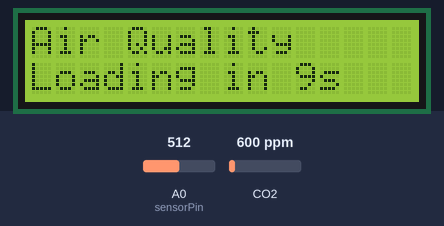
Simulated run of this sketch. Board: Arduino Uno, built with avr-gcc and run on an emulated ATmega328P. Shown: 16×2 character LCD. The inputs (shaded band) are chosen by the test bench; at power-on: A0 (sensorPin) = 512, CO2 600 ppm. What the sketch prints to the serial monitor is not drawn.

Above: at 1.1 s.
At 3.1 s:
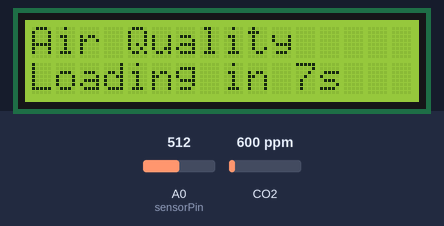
At 5.1 s:
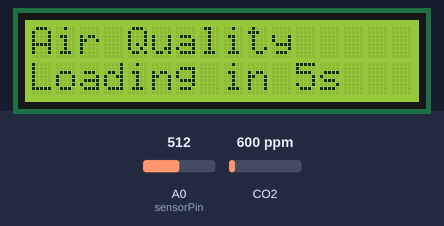
At 7.2 s:
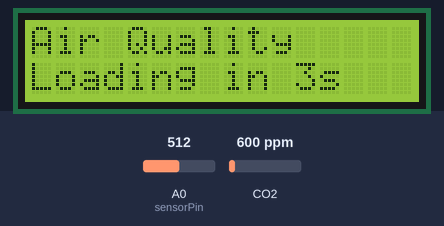
At 9.2 s:
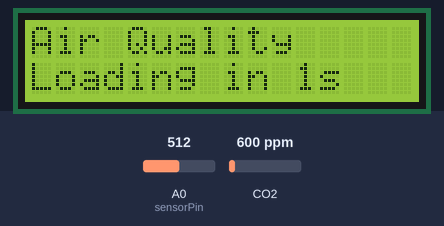
At 38.4 s:
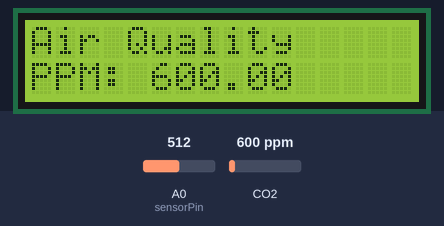

The sketch:

app.ino
```cpp
#define RZERO 102.9
#include <LiquidCrystal.h>
#include "MQ135.h"

int LCD_RS = 12;
int LCD_EN = 11;
int LCD_D4 = 5;
int LCD_D5 = 4;
int LCD_D6 = 3;
int LCD_D7 = 2;
int LCD_V0 = 6;

LiquidCrystal lcd(LCD_RS, LCD_EN, LCD_D4, LCD_D5, LCD_D6, LCD_D7);
int LCD_WIDTH = 16;
int LCD_HEIGHT = 2;
int LCD_CONTRAST = 60;

// Gas Sensor Configuration
MQ135 gasSensor = MQ135(A1);
int sensorPin = A0;
int STABILIZER_COUNT = 10;
float lastPpms[10];

// float temperature = 24.0; // Morning temperature with AC (DHT11)
float temperature = 22.0; // Evening temperature with AC (DHT11)
// float temperature = 26.0; // Evening temperature without AC (DHT11)

// float humidity = 80.0 // Singapore Morning DHT11
// float humidity = 61.0; // Evening humidity without AC
float humidity = 68.0; // Evening humidity with AC


float getAvg() {
  float sum = 0;

  // Find sum of all array elements
  for(int i = 0; i < STABILIZER_COUNT; i++) {
    sum += lastPpms[i];
  }

  return sum / STABILIZER_COUNT;
}

void setup() {
 Serial.begin(9600);

 analogWrite(LCD_V0, LCD_CONTRAST);

 lcd.begin(LCD_WIDTH, LCD_HEIGHT);
 pinMode(sensorPin,INPUT);

 for(int i = 0; i < STABILIZER_COUNT; i++) {
   lastPpms[i] = 0;
 }

 delay(1000);

 Serial.println("Setup done");
}

void loop() {
  float correctedPPM = gasSensor.getCorrectedPPM(temperature, humidity);
  int timeInS = int(millis() / 1000);
  int i = timeInS % STABILIZER_COUNT;
  lastPpms[i] = correctedPPM;

  if (timeInS < STABILIZER_COUNT) {
    lcd.setCursor(0, 0);
    lcd.print("Air Quality");
    lcd.setCursor(0, 1);

    String msg = "Loading in " +  String(STABILIZER_COUNT - timeInS) + "s";

    lcd.print(msg);
    Serial.println(msg);

    delay(1000);
    lcd.clear();

    return;
  }

  float ppm = gasSensor.getPPM();
  float raw = analogRead(sensorPin); // Read raw from sensor
  float rZero = gasSensor.getRZero();
  float correctedRZero = gasSensor.getCorrectedRZero(temperature, humidity);

  Serial.print(
    String(raw) + "\t" +
    String(rZero) + "\t" +
    String(correctedRZero) + "\t" +
    String(ppm) + "\t" +
    String(correctedPPM) + "\t" +
    String(getAvg(), 2)
  );
  Serial.println();

  String strCrtPpm = String(getAvg(), 2);

  lcd.setCursor(0, 0);
  lcd.print("Air Quality");
  lcd.setCursor(0, 1);
  lcd.print("PPM: " + strCrtPpm);
  delay(1000);
  lcd.clear();
}
```

Measured:
- what the display in image 0 shows lasts 1.0 s, from 1.1 s to 2.1 s
